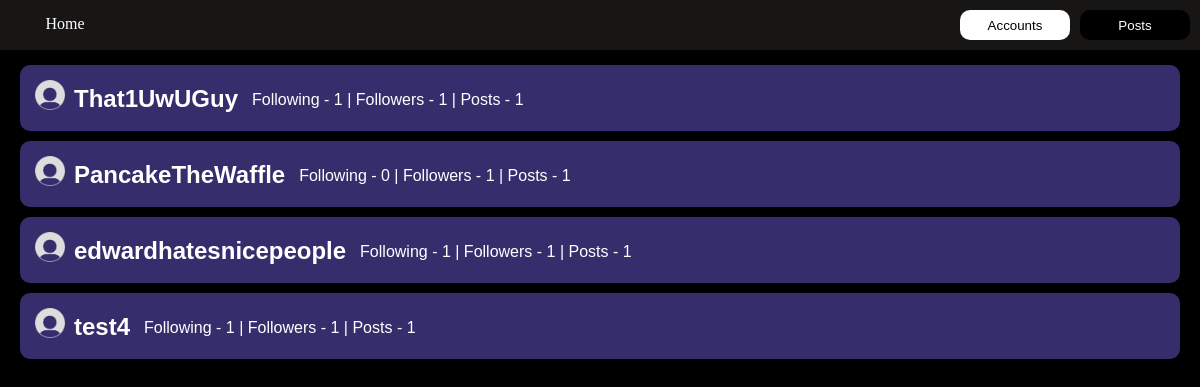
Before: /twitter/following (signed in) with the older database file.
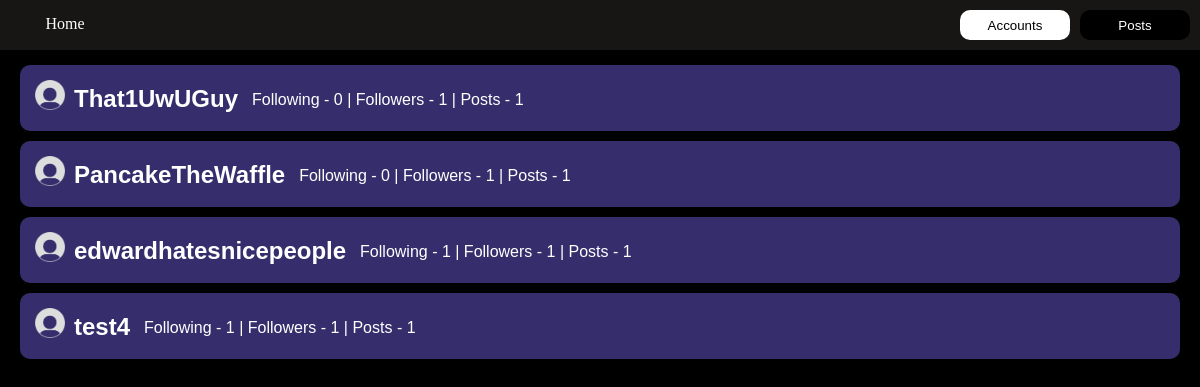
After: the same page with the newer database file.
### twitter/models.py (models this page shows)
class User2(models.Model): #don't delete follows or user2s manually, because you have to delete the user follow and user2 all in one or itll break
    username = models.CharField(max_length = 200)
    password = models.CharField(max_length = 200, default = "password")
    profile_picture = models.ImageField(upload_to = "media/twitter/", default = "static/twitter/default.png")
    following = models.ManyToManyField(FollowObj, related_name="follow_account")
    bookmarks = models.ManyToManyField('Post', related_name="bookmarked_post") #if you want to define a relationship between two objects you can just use a string for the object name
    followers = models.IntegerField(default = 0)
    followingNum = models.IntegerField(default = 0)
    savedlists = models.ManyToManyField('PostList', related_name="saved_list")
    ownlists = models.ManyToManyField('PostList', related_name="own_list")
    posts = models.IntegerField(default = 0)
    notificationlist = models.ManyToManyField('Notification', related_name="notifications")
    def __str__(self):
        return self.username

### twitter/views.py (the view)
# urls.py: path("following", views.Following, name="following"),
def Following(request):
    user = get_object_or_404(User2, username=request.user.username)
    userlist = []
    for x in user.following.all():
        userlist.append(User2.objects.get(username=x.username))
    postlist = Post.objects.filter(user__in = userlist).order_by("-pub_date")
    context = {"accountlist": userlist, "postlist": postlist}
    return render(request, 'twitter/following.html', context)

### twitter/templates/twitter/following.html (shortened to what this page needs)
<!DOCTYPE html>
<html lang="en">
<head>
    {%load static %}
    <link rel = "stylesheet" href = "{% static 'twitter/css/following.css' %}">
</head>
<body>
    <div class = "navbar">
        <a href = "{% url 'home' %}"><div class = "homebutton">
            Home
        </div></a>
        <button onclick = "switchScreen()" class="unactive" id="postbutton">Posts</button>
        <button onclick = "switchScreen()" class="active" id="accountbutton">Accounts</button>
    </div>
    <div class = "accounts" id = "accounts">
        {% if accountlist %}
            {% for account in accountlist %}
                <div class = "account">
                    <img src = "{% static 'twitter/images/default.png' %}", width = 30px, height = 30px/>
                    <a href = "{% url 'profile' username=account.username %}"><h2>{{account.username}}</h2></a>
                    <span> Following - {{account.followingNum}} | Followers - {{account.followers}} | Posts - {{account.posts}}</span>
                </div>
            {% endfor %}
        {% else %}
                <p>No Accounts Followed</p>
        {% endif %}
    </div>
        {% if postlist %}
            {% for post in postlist %}
                    {% load static %}
            {% endfor %}
        {% else %}
            <p>No Posts from followed accounts</p>
        {% endif %}
</body>
</html>

Changed rows visible on the page:
changed User2 "That1UwUGuy": followingNum "1" → "0"
